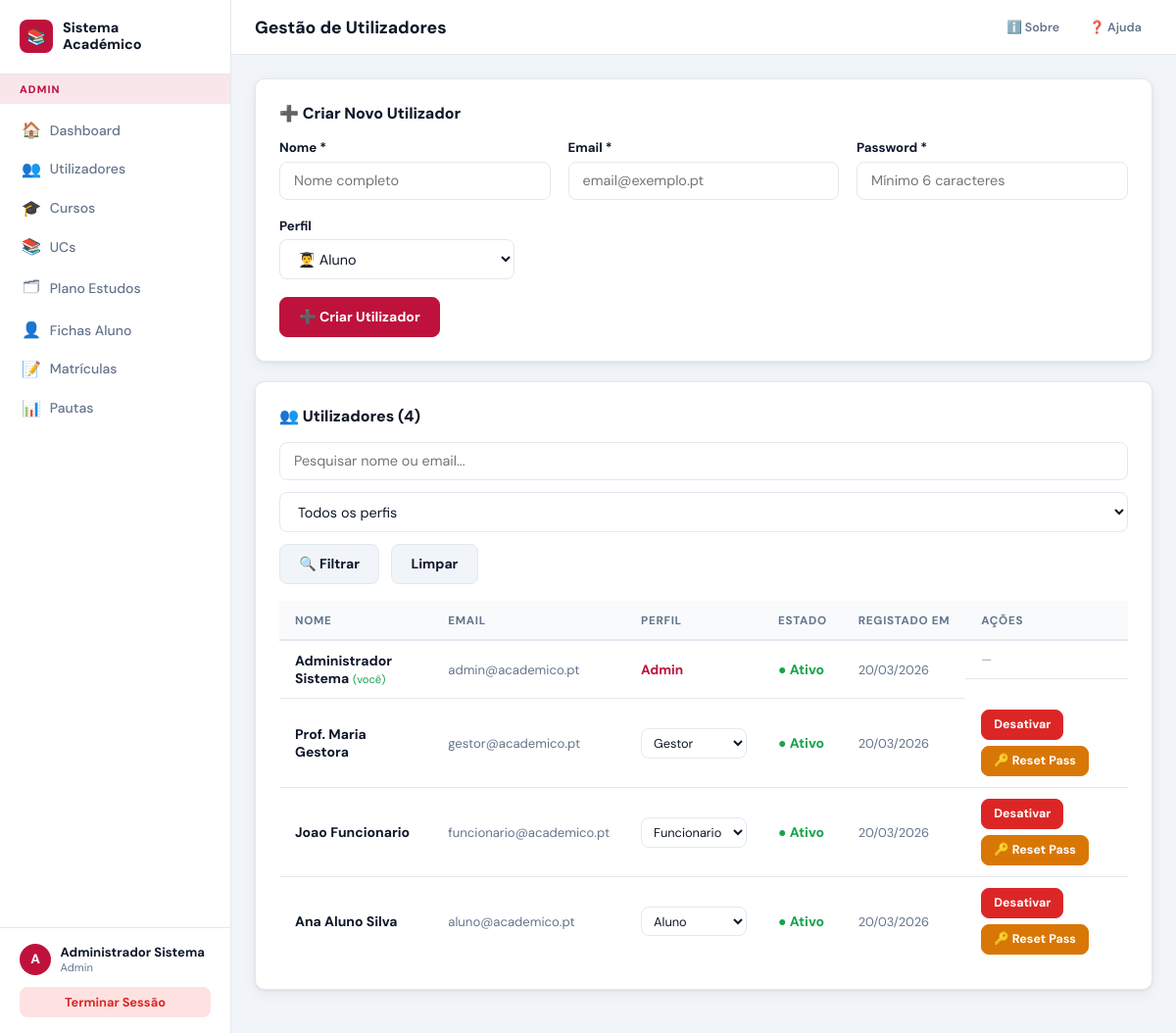
Page /utilizadores.php (signed in) on the committed database.
### tables this page shows
CREATE TABLE `utilizadores` (
  `id` INT UNSIGNED NOT NULL AUTO_INCREMENT,
  `nome` VARCHAR(150) NOT NULL,
  `email` VARCHAR(150) NOT NULL,
  `password_hash` VARCHAR(255) NOT NULL,
  `perfil` ENUM('aluno','funcionario','gestor','admin') NOT NULL DEFAULT 'aluno',
  `ativo` TINYINT(1) NOT NULL DEFAULT 1,
  `criado_em` DATETIME NOT NULL DEFAULT CURRENT_TIMESTAMP,
  PRIMARY KEY (`id`),
  UNIQUE KEY `uq_email` (`email`)
);

### auth.php (called while the page is built, shortened)
<?php
function isLoggedIn(): bool {
    return isset($_SESSION['uid']);
}
function uid(): int {
    return (int)($_SESSION['uid'] ?? 0);
}
function perfil(): string {
    return $_SESSION['perfil'] ?? '';
}
function nomeUser(): string {
    return $_SESSION['nome'] ?? '';
}
function emailUser(): string {
    return $_SESSION['email'] ?? '';
}
function currentUser(): ?array {
    return ['id'=>uid(),'nome'=>nomeUser(),'email'=>emailUser(),'perfil'=>perfil()];
}
function e(string $s): string {
    return htmlspecialchars($s, ENT_QUOTES|ENT_SUBSTITUTE, 'UTF-8');
}

### utilizadores.php (the view, shortened to what this page needs)
<?php
require_once __DIR__ . '/../../includes/auth.php';
$db  = getDB();
$myId= uid();
$busca   = trim($_GET['q'] ?? '');
$where   = 'WHERE 1=1';
$params  = [];
$st = $db->prepare("SELECT * FROM utilizadores $where ORDER BY criado_em DESC");
$st->execute($params); $users = $st->fetchAll();
$pageTitle = 'Gestão de Utilizadores';
include __DIR__ . '/../../includes/header.php';
?>
<div class="card">
  <div class="card-hd">➕ Criar Novo Utilizador</div>
  <form method="post">
    <div class="g3">
      <div class="fg"><label>Nome *</label><input type="text" name="nome" placeholder="Nome completo" required></div>
      <div class="fg"><label>Email *</label><input type="email" name="email" placeholder="email@exemplo.pt" required></div>
      <div class="fg"><label>Password *</label><input type="password" name="pass" placeholder="Mínimo 6 caracteres" required></div>
    </div>
    <div class="fg" style="max-width:240px">
      <label>Perfil</label>
      <select name="perfil">
        <option value="aluno">👨‍🎓 Aluno</option>
      </select>
    </div>
    <button type="submit" class="btn bp">➕ Criar Utilizador</button>
  </form>
</div>
<div class="card">
  <div class="card-hd">👥 Utilizadores (<?= count($users) ?>)</div>
  <form method="get" style="display:flex;gap:.75rem;margin-bottom:1.1rem;flex-wrap:wrap">
    <input type="text" name="q" value="<?= e($busca) ?>" placeholder="Pesquisar nome ou email..." style="flex:1;min-width:200px">
    <select name="perfil">
      <option value="">Todos os perfis</option>
    </select>
    <button type="submit" class="btn bn">🔍 Filtrar</button>
    <a href="?" class="btn bn">Limpar</a>
  </form>
  <?php if($users): ?>
  <div class="tbl-wrap"><table>
    <tr><th>Nome</th><th>Email</th><th>Perfil</th><th>Estado</th><th>Registado em</th><th>Ações</th></tr>
    <?php foreach($users as $u): $isMe = ($u['id']===$myId); ?>
    <tr style="opacity:<?= $u['ativo']?1:.5 ?>">
      <td><strong><?= e($u['nome']) ?></strong><?= $isMe?' <span style="font-size:.7rem;color:#16a34a">(você)</span>':'' ?></td>
      <td style="font-size:.82rem;color:#64748b"><?= e($u['email']) ?></td>
      <td>
        <?php if(!$isMe): ?>
        <form method="post" style="display:inline">
          <select name="perfil" onchange="this.form.submit()" style="padding:.3rem .5rem;font-size:.8rem;width:auto">
            <?php foreach(['aluno','funcionario','gestor','admin'] as $p): ?>
            <option value="<?= $p ?>" <?= $u['perfil']===$p?'selected':'' ?>><?= ucfirst($p) ?></option>
            <?php endforeach; ?>
          </select>
        </form>
        <?php else: ?>
        <span style="font-size:.85rem;font-weight:700;color:var(--p)"><?= ucfirst($u['perfil']) ?></span>
        <?php endif; ?>
      </td>
      <td><?= $u['ativo'] ? '<span style="color:#16a34a;font-weight:700">● Ativo</span>' : '<span style="color:#dc2626;font-weight:700">● Inativo</span>' ?></td>
      <td style="font-size:.8rem;color:#64748b"><?= date('d/m/Y', strtotime($u['criado_em'])) ?></td>
      <td style="white-space:nowrap;display:flex;gap:.4rem;flex-wrap:wrap">
        <?php if(!$isMe): ?>
        <form method="post" style="display:inline">
          <button type="submit" class="btn bsm <?= $u['ativo']?'bd':'bs' ?>"><?= $u['ativo']?'Desativar':'Ativar' ?></button>
        </form>
        <form method="post" style="display:inline" onsubmit="var p=prompt('Nova password (mín. 6 caracteres):');if(!p||p.length<6){alert('Password inválida');return false;}this.querySelector('[name=new_pass]').value=p;return true;">
          <button type="submit" class="btn bsm bw">🔑 Reset Pass</button>
        </form>
        <?php else: ?>
        <span style="color:#94a3b8;font-size:.78rem">—</span>
        <?php endif; ?>
      </td>
    </tr>
    <?php endforeach; ?>
  </table></div>
  <?php else: ?><p class="empty">Nenhum utilizador encontrado.</p><?php endif; ?>
</div>
<?php include __DIR__ . '/../../includes/footer.php'; ?>

### header.php (shortened to what this page needs)
<?php
require_once __DIR__ . '/auth.php';
$_u     = currentUser();
$_perf  = $_u['perfil'] ?? '';
$_navAluno = [
    ['🏠','Dashboard',    SITE_URL.'/pages/aluno/dashboard.php'],
    ['📋','Minha Ficha',  SITE_URL.'/pages/aluno/ficha.php'],
    ['📝','Matrícula',    SITE_URL.'/pages/aluno/matricula.php'],
    ['📊','Minhas Notas', SITE_URL.'/pages/aluno/notas.php'],
];
$_navFunc = [
    ['🏠','Dashboard',  SITE_URL.'/pages/funcionario/dashboard.php'],
    ['📝','Matrículas', SITE_URL.'/pages/funcionario/matriculas.php'],
    ['📊','Pautas',     SITE_URL.'/pages/funcionario/pautas.php'],
];
$_navGest = [
    ['🏠','Dashboard',     SITE_URL.'/pages/gestor/dashboard.php'],
    ['🎓','Cursos',        SITE_URL.'/pages/gestor/cursos.php'],
    ['📚','UCs',           SITE_URL.'/pages/gestor/ucs.php'],
    ['🗂','Plano Estudos', SITE_URL.'/pages/gestor/plano.php'],
    ['👤','Fichas Aluno',  SITE_URL.'/pages/gestor/fichas.php'],
    ['📝','Matrículas',    SITE_URL.'/pages/funcionario/matriculas.php'],
    ['📊','Pautas',        SITE_URL.'/pages/funcionario/pautas.php'],
];
$_navAdmin = [
    ['🏠','Dashboard',    SITE_URL.'/pages/admin/dashboard.php'],
    ['👥','Utilizadores', SITE_URL.'/pages/admin/utilizadores.php'],
    ['🎓','Cursos',       SITE_URL.'/pages/gestor/cursos.php'],
    ['📚','UCs',          SITE_URL.'/pages/gestor/ucs.php'],
    ['🗂','Plano Estudos',SITE_URL.'/pages/gestor/plano.php'],
    ['👤','Fichas Aluno', SITE_URL.'/pages/gestor/fichas.php'],
    ['📝','Matrículas',   SITE_URL.'/pages/funcionario/matriculas.php'],
    ['📊','Pautas',       SITE_URL.'/pages/funcionario/pautas.php'],
];
$_nav = match($_perf) {
    'aluno'       => $_navAluno,
    'funcionario' => $_navFunc,
    'gestor'      => $_navGest,
    'admin'       => $_navAdmin,
    default       => [],
};
$_cur    = $_SERVER['REQUEST_URI'] ?? '';
?>
<!DOCTYPE html>
<html lang="pt">
<head>
</head>
<body>
<div class="layout">
<aside class="sidebar">
  <div class="s-logo">
    <div class="s-logo-ico">📚</div>
    <div class="s-logo-txt">Sistema<br>Académico</div>
  </div>
  <div class="s-role"><?= ucfirst($_perf) ?></div>
  <nav class="s-nav">
    <?php foreach($_nav as [$ico,$lbl,$href]):
      $on = (strpos($_cur, parse_url($href,PHP_URL_PATH)) !== false) ? 'on' : '';
    ?>
    <a href="<?= $href ?>" class="<?= $on ?>"><span class="ico"><?= $ico ?></span><?= $lbl ?></a>
    <?php endforeach; ?>
  </nav>
  <div class="s-foot">
    <div class="s-user">
      <div class="s-av"><?= strtoupper(mb_substr(nomeUser(),0,1)) ?></div>
      <div class="s-info">
        <div class="s-name"><?= e(nomeUser()) ?></div>
        <div class="s-role2"><?= ucfirst($_perf) ?></div>
      </div>
    </div>
    <a href="<?= SITE_URL ?>/logout.php" class="btn-out">Terminar Sessão</a>
  </div>
</aside>
<main class="main">
  <div class="topbar">
    <h1><?= isset($pageTitle) ? e($pageTitle) : 'Dashboard' ?></h1>
    <div style="display:flex;align-items:center;gap:.5rem;margin-left:auto">
      <a href="<?= SITE_URL ?>/sobre.php" style="padding:.35rem .7rem;border-radius:6px;font-size:.78rem;font-weight:600;color:var(--mut);transition:all .15s;display:flex;align-items:center;gap:.3rem" onmouseover="this.style.background='var(--p10)';this.style.color='var(--p)'" onmouseout="this.style.background='';this.style.color='var(--mut)'">ℹ️ Sobre</a>
      <a href="<?= SITE_URL ?>/ajuda.php" style="padding:.35rem .7rem;border-radius:6px;font-size:.78rem;font-weight:600;color:var(--mut);transition:all .15s;display:flex;align-items:center;gap:.3rem" onmouseover="this.style.background='var(--p10)';this.style.color='var(--p)'" onmouseout="this.style.background='';this.style.color='var(--mut)'">❓ Ajuda</a>
    </div>
  </div>
  <div class="content">

### rows in the picture
utilizadores: perfil "ADMIN", perfil "Admin", nome "Administrador Sistema", shows "(você)", email "admin@academico.pt", ativo "● Ativo", criado_em "20/03/2026"
utilizadores: nome "Prof. Maria Gestora", email "gestor@academico.pt", perfil "Gestor", ativo "● Ativo", criado_em "20/03/2026"
utilizadores: nome "Joao Funcionario", email "funcionario@academico.pt", perfil "Funcionario", ativo "● Ativo", criado_em "20/03/2026"
utilizadores: nome "Ana Aluno Silva", email "aluno@academico.pt", perfil "Aluno", ativo "● Ativo", criado_em "20/03/2026"

### other values in the picture
$ico "🏠"
$lbl "Dashboard"
$ico "👥"
$lbl "Utilizadores"
$ico "🎓"
$lbl "Cursos"
$ico "📚"
$lbl "UCs"
$ico "🗂"
$lbl "Plano Estudos"
$ico "👤"
$lbl "Fichas Aluno"
$ico "📝"
$lbl "Matrículas"
$ico "📊"
